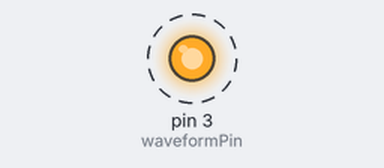
This sketch was run on a simulated Arduino Uno, built with avr-gcc and run on an emulated ATmega328P. Shown: output pins drawn as LEDs (lit = HIGH). Dashed ring = blinking. What the sketch prints to the serial monitor is not drawn.

Above: at 2.08 s.
Timing chart, 0 to 5.0 s (numbered marks = the images above):
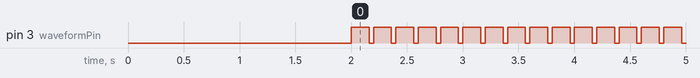

The sketch:

squareWave.ino
```cpp
/*==========================================================================
// Author : Tony Yang, Nathan Duncan, Dainel Poon
// Project : Lab2 Prelab for MREN 318
// Description : 5 Hz rectangular waveform with an adjustable duty cycle
// Source-Code : squareWave.ino
// Date: 10/5/2023
//==========================================================================
*/

const int waveformPin = 3;                       // Pin 3 will output the waveform

int WF_frequency = 5;                            // waveform frequency [Hz]
int WF_period = 1000/WF_frequency;               // waveform period [ms]

void setup()
{
 Serial.begin(9600);
 delay(1);
 pinMode(waveformPin, OUTPUT);

 delay(2000);
 Serial.println("This Program outputs a square wave");
}
////////////////// Loop ///////////////////////////////
void loop()
{
  //Declarations may be moved to setup if constant
  int dutyCycle = 80;                            // duty cycle value 0-100
  int DC_duration = (WF_period*dutyCycle)/100;   // High duration [ms]

  //Generate Waveform
  digitalWrite(waveformPin, HIGH);
  delay(DC_duration);
  digitalWrite(waveformPin, LOW);
  delay(WF_period-DC_duration);
}
```

Measured:
- by itself, pin 3 (waveformPin): alternates HIGH for 0.16 s and LOW for 0.04 s
